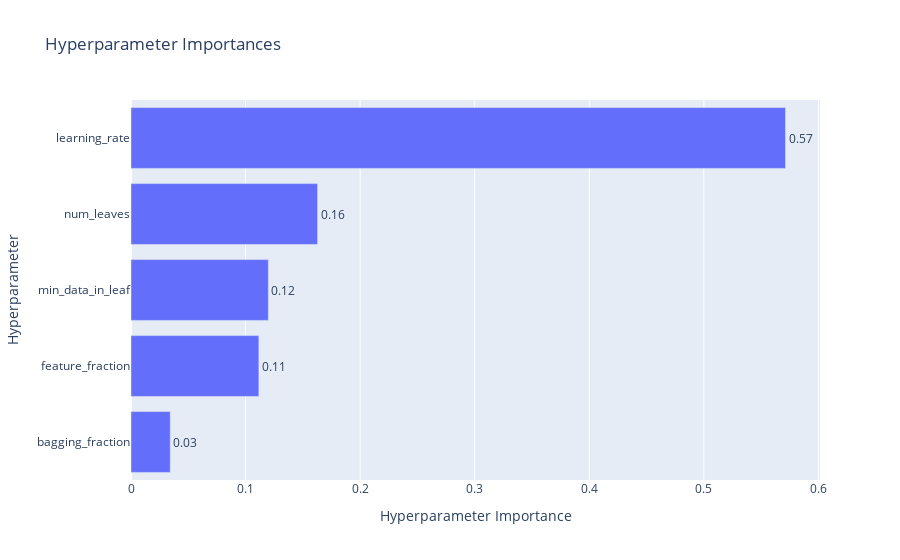

Notebook code for this chart:
### Code cell
plot_param_importances(study)

### Figure 1 — Plotly figure (JSON) as saved in the notebook; plotly's stock layout.template omitted (floating-point values rounded to 4 significant figures)
{"data": [{"cliponaxis": false, "hovertemplate": ["bagging_fraction (FloatDistribution): 0.034263256963014535<extra></extra>", "feature_fraction (FloatDistribution): 0.1116109847693192<extra></extra>", "min_data_in_leaf (IntDistribution): 0.11987921297747936<extra></extra>", "num_leaves (IntDistribution): 0.16289756645320105<extra></extra>", "learning_rate (FloatDistribution): 0.5713489788369859<extra></extra>"], "name": "Objective Value", "orientation": "h", "text": ["0.03", "0.11", "0.12", "0.16", "0.57"], "textposition": "outside", "type": "bar", "x": [0.03426, 0.1116, 0.1199, 0.1629, 0.5713], "y": ["bagging_fraction", "feature_fraction", "min_data_in_leaf", "num_leaves", "learning_rate"]}], "layout": {"title": {"text": "Hyperparameter Importances"}, "xaxis": {"title": {"text": "Hyperparameter Importance"}}, "yaxis": {"title": {"text": "Hyperparameter"}}}}
